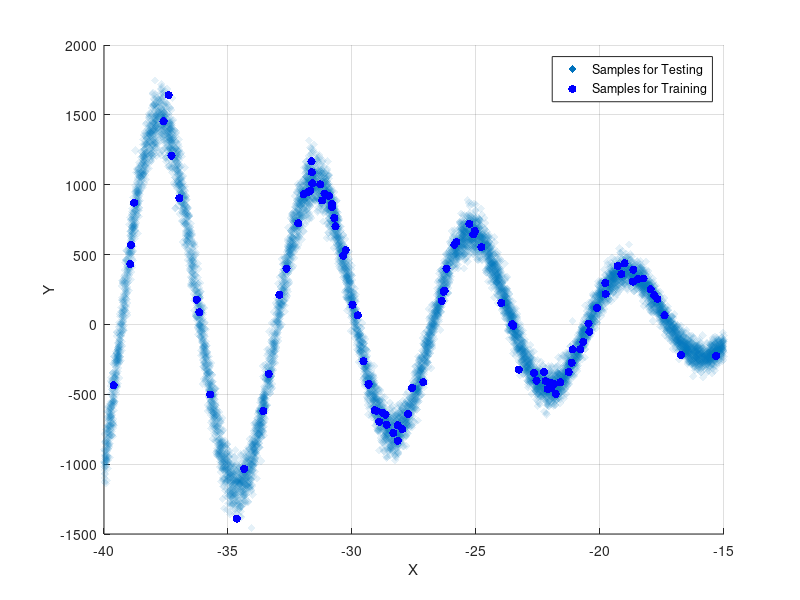

Here is the MATLAB script that generated this plot: (Note: this script raises an error after producing the figure.)

clc
close all
clear variables
%%  Data Gen. Mechanism
Xa=40; Xb=25; % X support to be examined
Xsupport=[-Xa,Xb-Xa];
my_DGM_fun=@(X)(X.^2).*cos(X)-sin(3*X).*exp(-X.^2)-X-cos(X.^2)+X.*(3*randn(1,length(X)));
% training data set
N_train=100;
X=[-Xa+Xb*rand(1,N_train)]; % generate x values uniformly in [Xa,Xb]
Y=my_DGM_fun(X);  % random dependent variable y=f(x)
% testing data set
N_test=10000;
X_test=[-Xa+Xb*rand(1,N_test)]; % generate x values uniformly in [Xa,Xb]
Y_test=my_DGM_fun(X_test);  % random dependent variable y=f(x)
Ysupport=[min(Y_test),max(Y_test)];
% display data
figure(1)
scatter(X_test,Y_test,'dr','filled','MarkerFaceAlpha',0.1,'MarkerEdgeAlpha',0.1)
hold on;grid on;xlabel('X'); ylabel('Y')
scatter(X,Y,'b','filled') 
legend('Samples for Testing','Samples for Training')

%% Plot 3 example of sum of the basis functios terms in x
Degrees=[2 3 5];
Lengths=[1 5 20]; % length parameters for the radail basis functions
IntegrationKnots=5000; % number of points in x to compute the basis
X_support=linspace(-1,1,IntegrationKnots); % points where the basis is evaluated
BasisType={'rbf','rbf','rbf'};
Len =1;
Theta=ones(1,Degrees(1)); % the fitting coefficients for the function f(x_j)=sum_i theta_i*Basis_i(x_j)
f1= compute_Basis(X_support,Theta,Degrees(1),BasisType{1},Lengths(1));% upper boud  
Theta=ones(1,Degrees(2)); % the fitting coefficients for the function f(x_j)=sum_i theta_i*Basis_i(x_j)
f2= compute_Basis(X_support,Theta,Degrees(2),BasisType{2},Lengths(2));% upper boud
Theta=ones(1,Degrees(3)); % the fitting coefficients for the function f(x_j)=sum_i theta_i*Basis_i(x_j)
f3= compute_Basis(X_support,Theta,Degrees(3),BasisType{3},Lengths(3));% upper boud
 
 figure(2)
 plot(X_support,f1); hold on;
 plot(X_support,f2)
 plot(X_support,f3)
 xlabel('x'); ylabel('BasisFunction')
 legend(['Basisi Type' BasisType{1} ' Degree=' num2str(Degrees(1)) ' Length parameter=' num2str(Lengths(1))],...
     ['Basisi Type' BasisType{2} ' Degree=' num2str(Degrees(2)) ' Length parameter=' num2str(Lengths(2))],...
     ['Basisi Type' BasisType{3} ' Degree=' num2str(Degrees(3)) ' Length parameter=' num2str(Lengths(3))])
 %% Example with 6 basis type and differen rbf critical length
for i=1:6
     %% Define IPM model and options 
    display(['Evaluate Kernel Type number ' num2str(i)])
    if i==1; BASISTYPE='poly'; Dup=5; Dlow=Dup; Color='k'; Length=[];
    elseif i==2; BASISTYPE='poly'; Dup=10; Dlow=Dup; Color='k'; Length=[];
    elseif i==3; BASISTYPE='rbf'; Dup=5;Dlow=Dup; Color='r'; Length=2;
    elseif i==4; BASISTYPE='rbf'; Dup=10; Dlow=Dup;Color='r'; Length=2;
    elseif i==5; BASISTYPE='rbf'; Dup=10;Dlow=Dup; Color='r'; Length=10;
    elseif i==6; BASISTYPE='fourier'; Dup=10; Color='b'; Length=[];
    end 

    options=optimoptions('fmincon','MaxIterations',1e3,'ConstraintTolerance',1e-6,...
    'StepTolerance',1e-6,'MaxFunctionEvaluations',1e3,...
    'Display','off','Algorithm','sqp'); 

    IPM=IPM_Model('degreeup', Dup,'degreelow',Dlow ,...
        'basis',BASISTYPE, 'Length',Length,...
     'Xsup',Xsupport, 'Ysup',Ysupport,'options',options); 
  
    %% Train IPM:
    % Design method: Full data enclosure with no exceptions  
    Design=IPM.DesingIPM_hard_constrained_noExeptions(X,Y);% Desing Method with no uncertainty 
    %% display results
    figure(3)
    subplot(2,3,i)
    X_support=linspace(min(X),max(X),IPM.IntegrationKnots);
    %X_pred_nor=Normalize(X_predict);
    I_predict=IPM.Predict(X_support,Design.OptThetalow,Design.OptThetaup);% predict method
    scatter(X,Y,'.');
    box on; grid on; hold on;
    plot(X_support,IPM.De_Normalize(I_predict,min(Y),max(Y))',Color,'LineWidth',1.5);
    title([BASISTYPE ' degree ' num2str(Dup) ' len=' num2str(Length)])
end
